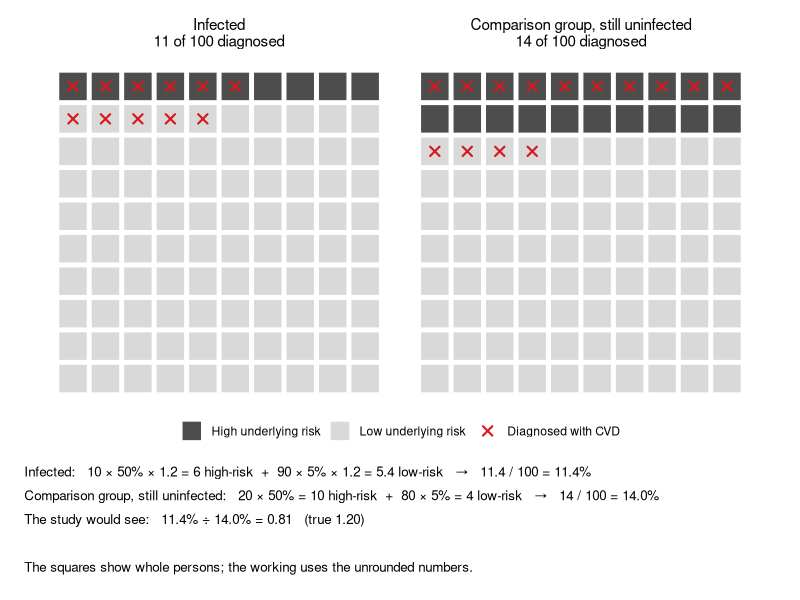
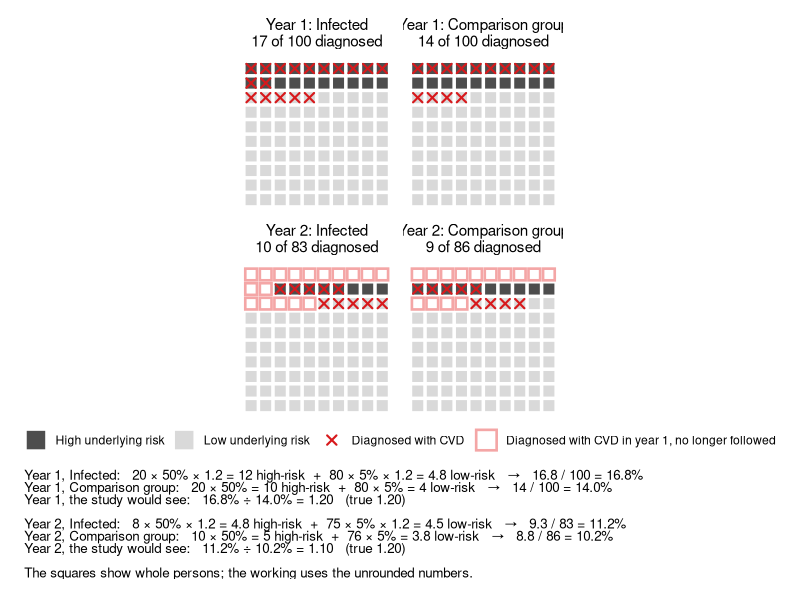
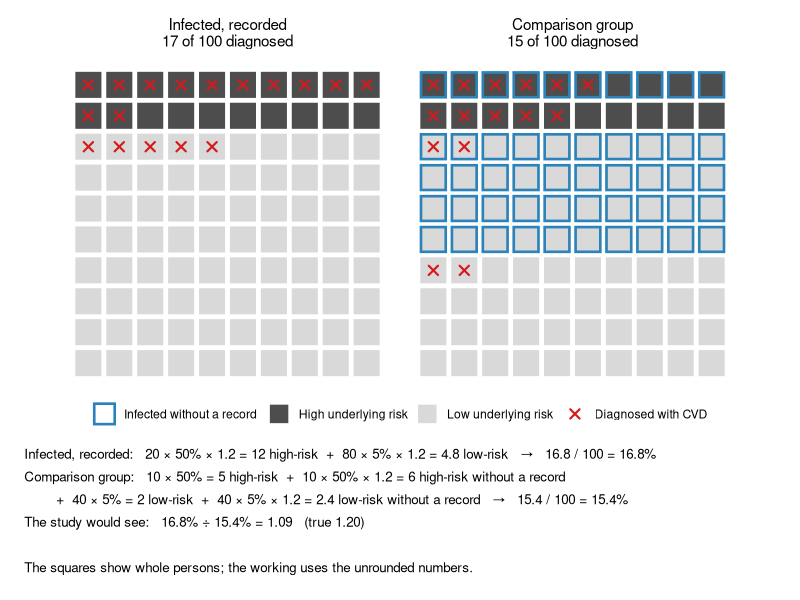

These charts were generated, in order, by the following R code:
# Illustrates, with 100 persons per group, how each source of bias moves a
# ratio of risks. The numbers are illustrative: they show the mechanism, and
# are not simulation output. In every example infection multiplies each
# person's risk of a CVD diagnosis by 1.2. Over the follow-up (each year, in
# the depletion example), a high-risk person has a 50% risk and a low-risk
# person a 5% risk. Diagnoses per subgroup are those risks summed and rounded,
# halves up. Each figure shows the persons as squares, and the working under
# them.
#
# It draws figures/illustration_avoidance.png, _depletion and _unrecorded.
#
# Needs R 4.6 with data.table, ggplot2, patchwork and knitr.
# Run it from the repository root with: Rscript Illustrations.R

library(data.table)
library(ggplot2)

# CFG ====
ILL <- list()
ILL$hr <- 1.2
ILL$risk <- c(high = 0.5, low = 0.05)
P <- c(
  avo = "Higher-risk persons avoid infection",
  dep = "Depletion of susceptibles",
  unr = "Unrecorded infections"
)

# PART 1 -- DATA CREATION ====
# One group at one stage: n_high and n_low persons, with or without
# infection. unrec of them are infected without a record, split over high and
# low risk in proportion. Diagnoses: the expected number per subgroup of risk
# and unrecorded infection, rounded halves up, given to the first persons of
# the subgroup.
group <- function(
  panel,
  stage,
  label,
  infected,
  n_high,
  n_low,
  unrec = 0L
) {
  d <- data.table(risk = rep(c("high", "low"), c(n_high, n_low)))
  d[, id := .I]
  u_high <- round(unrec * n_high / (n_high + n_low))
  d[,
    unrec := (risk == "high" & id <= u_high) |
      (risk == "low" & id > n_high & id <= n_high + unrec - u_high)
  ]
  d[, infected := infected | unrec]
  d[, p := ILL$risk[risk] * fifelse(infected, ILL$hr, 1)]
  dx_n <- d[, .(n = floor(sum(p) + 0.5)), by = .(risk, unrec)]
  d[, dx := FALSE]
  for (i in seq_len(nrow(dx_n))) {
    ids <- d[
      risk == dx_n$risk[i] & unrec == dx_n$unrec[i],
      head(id, dx_n$n[i])
    ]
    d[ids, dx := TRUE]
  }
  d[, removed := FALSE]
  d[, `:=`(
    panel = panel,
    stage = stage,
    label = label,
    row = 10L - (id - 1L) %/% 10L,
    col = (id - 1L) %% 10L + 1L
  )]
  return(d[])
}
# Depletion: year 1 with all 100 persons, then year 2 in the same positions.
# The persons diagnosed in year 1 are removed: they are no longer free of
# CVD. The year-2 diagnoses go to the first persons still followed in each
# risk group.
depletion <- function(label, infected) {
  y1 <- group(P["dep"], "Year 1", label, infected, 20L, 80L)
  y2 <- copy(y1)[, `:=`(stage = "Year 2", removed = dx, dx = FALSE)]
  for (r in c("high", "low")) {
    ids <- y2[risk == r & removed == FALSE, id]
    y2[head(ids, floor(sum(y2[ids, p]) + 0.5)), dx := TRUE]
  }
  return(rbind(y1, y2))
}
d <- rbind(
  group(P["avo"], "", "Infected", TRUE, 10L, 90L),
  group(P["avo"], "", "Comparison group, still uninfected", FALSE, 20L, 80L),
  depletion("Infected", TRUE),
  depletion("Comparison group", FALSE),
  group(P["unr"], "", "Infected, recorded", TRUE, 20L, 80L),
  group(P["unr"], "", "Comparison group", FALSE, 20L, 80L, unrec = 50L)
)
d[, exposed := label %like% "^Infected"]

# PART 2 -- ANALYSIS ====
# Per group and stage: persons at risk (those not removed after a diagnosis
# in year 1) and diagnoses. The ratio
# of risks, infected against comparison, per stage.
# ex: the expected diagnoses, unrounded. The squares show the rounded
# diagnoses dx; the working and the ratio use ex. In the depletion example
# the persons removed after year 1 are whole persons, so rounding still moves
# the year-2 ratio slightly.
tab <- d[,
  .(n = sum(!removed), dx = sum(dx), ex = sum(p[!removed])),
  keyby = .(panel, stage, label, exposed)
]
ratio <- tab[,
  .(seen = (ex[exposed] / n[exposed]) / (ex[!exposed] / n[!exposed])),
  keyby = .(panel, stage)
]
# The working per subgroup of risk and unrecorded infection.
cells <- d[
  removed == FALSE,
  .(n = .N, p = p[1], expected = sum(p), dx = sum(dx), infected = infected[1]),
  keyby = .(panel, stage, label, exposed, risk, unrec)
]
pc <- function(x) sprintf("%.0f%%", 100 * x)
# A count without decimals when it is whole, else with one.
num <- function(x) if (abs(x - round(x)) < 1e-9) sprintf("%d", round(x)) else sprintf("%.1f", x)
term <- function(n, r, infected, expected, dx) {
  return(sprintf(
    "%d × %s%s = %s",
    n,
    pc(ILL$risk[[r]]),
    if (infected) sprintf(" × %.1f", ILL$hr) else "",
    num(expected)
  ))
}
# The lines of working under each figure: one per group and stage, then the
# ratio of each stage.
working <- function(k) {
  out <- character(0)
  for (sg in unique(tab[panel == P[k], stage])) {
    for (g in tab[panel == P[k] & stage == sg][order(-exposed), label]) {
      cl <- cells[panel == P[k] & stage == sg & label == g]
      parts <- vapply(
        seq_len(nrow(cl)),
        function(i) {
          sprintf(
            "%s %s%s",
            term(cl$n[i], cl$risk[i], cl$infected[i], cl$expected[i], cl$dx[i]),
            if (cl$risk[i] == "high") "high-risk" else "low-risk",
            if (cl$unrec[i]) " without a record" else ""
          )
        },
        character(1)
      )
      tb <- tab[panel == P[k] & stage == sg & label == g]
      # More than two terms go on a second, indented line.
      first <- head(parts, 2L)
      rest <- tail(parts, -2L)
      tail_txt <- sprintf(
        "   →   %s / %d = %.1f%%",
        num(tb$ex),
        tb$n,
        100 * tb$ex / tb$n
      )
      head_txt <- sprintf(
        "%s%s:   %s",
        if (sg == "") "" else paste0(sg, ", "),
        g,
        paste(first, collapse = "  +  ")
      )
      if (length(rest) == 0L) {
        out <- c(out, paste0(head_txt, tail_txt))
      } else {
        out <- c(
          out,
          head_txt,
          paste0("        +  ", paste(rest, collapse = "  +  "), tail_txt)
        )
      }
    }
    ti <- tab[panel == P[k] & stage == sg & exposed == TRUE]
    tc <- tab[panel == P[k] & stage == sg & exposed == FALSE]
    out <- c(
      out,
      sprintf(
        "%s:   %.1f%% ÷ %.1f%% = %.2f   (true %.2f)",
        if (sg == "") {
          "The study would see"
        } else {
          paste0(sg, ", the study would see")
        },
        100 * ti$ex / ti$n,
        100 * tc$ex / tc$n,
        ratio[panel == P[k] & stage == sg, seen],
        ILL$hr
      ),
      ""
    )
  }
  return(c(head(out, -1L), "", "The squares show whole persons; the working uses the unrounded numbers."))
}

# PART 3 -- OUTPUT ====
print(knitr::kable(tab, format = "pipe"))
print(knitr::kable(ratio, format = "pipe", digits = 2))
dir.create("results", showWarnings = FALSE)
saveRDS(
  list(tab = tab, ratio = ratio, cells = cells, cfg = ILL),
  "results/illustrations.rds"
)

FILL <- c(
  "High underlying risk" = "#4d4d4d",
  "Low underlying risk" = "#d9d9d9",
  "Removed" = "white"
)
EDGE_COL <- c(
  "Infected without a record" = "#2b83ba",
  "Diagnosed with CVD in year 1, no longer followed" = "#f4a6a6"
)
FILES <- c(
  avo = "avoidance",
  dep = "depletion",
  unr = "unrecorded"
)
d[
  tab,
  on = .(panel, stage, label),
  strip := sprintf(
    "%s%s\n%d of %d diagnosed",
    fifelse(stage == "", "", paste0(stage, ": ")),
    label,
    i.dx,
    i.n
  )
]
d[,
  status := fcase(
    removed , "Removed" , risk == "high" , "High underlying risk" ,
    default = "Low underlying risk"
  )
]
d[,
  edge := fcase(
    unrec , "Infected without a record" , removed , "Diagnosed with CVD in year 1, no longer followed" ,
    default = NA_character_
  )
]
for (k in names(P)) {
  x <- d[panel == P[k]]
  x[, strip := factor(strip, levels = unique(x[order(stage, -exposed), strip]))]
  q <- ggplot(x, aes(col, row))
  q <- q +
    geom_tile(
      aes(fill = status),
      colour = "white",
      linewidth = 0.8,
      width = 0.92,
      height = 0.92
    )
  if (any(!is.na(x$edge))) {
    q <- q +
      geom_tile(
        data = x[!is.na(edge)],
        aes(colour = edge),
        fill = NA,
        linewidth = 0.9,
        width = 0.8,
        height = 0.8
      )
    q <- q +
      scale_colour_manual(
        NULL,
        values = EDGE_COL[unique(x[!is.na(edge), edge])]
      )
  }
  q <- q +
    geom_point(
      data = x[dx == TRUE],
      aes(shape = "Diagnosed with CVD"),
      size = 2.4,
      stroke = 1.1,
      colour = "#d7191c"
    )
  q <- q +
    scale_fill_manual(
      NULL,
      values = FILL,
      breaks = setdiff(
        names(FILL)[names(FILL) %in% x$status],
        "Removed"
      )
    )
  q <- q + scale_shape_manual(NULL, values = 4)
  q <- q + scale_y_continuous(limits = c(0.5, 10.5))
  q <- q + facet_wrap(~strip, ncol = 2)
  q <- q + coord_equal()
  q <- q +
    theme_void(base_size = 11) +
    theme(
      legend.position = "bottom",
      strip.text = element_text(size = 11, margin = margin(b = 4)),
      plot.margin = margin(6, 6, 6, 6)
    )
  # The working, as lines of text in a white space under the squares.
  w <- working(k)
  tx <- ggplot() +
    annotate(
      "text",
      x = 0,
      y = rev(seq_along(w)),
      label = w,
      hjust = 0,
      size = 3.4
    ) +
    scale_x_continuous(limits = c(0, 1), expand = c(0, 0)) +
    scale_y_continuous(limits = c(0.5, length(w) + 0.5), expand = c(0, 0)) +
    theme_void() +
    theme(plot.margin = margin(6, 12, 10, 12))
  n_rows <- length(unique(x$stage))
  qq <- patchwork::wrap_plots(
    q,
    tx,
    ncol = 1,
    heights = c(n_rows * 105, 7 * length(w))
  )
  ggsave(
    sprintf("figures/illustration_%s.png", FILES[[k]]),
    qq,
    width = 240,
    height = 105 * n_rows + 30 + 7 * length(w),
    units = "mm",
    dpi = 170,
    bg = "white"
  )
}
